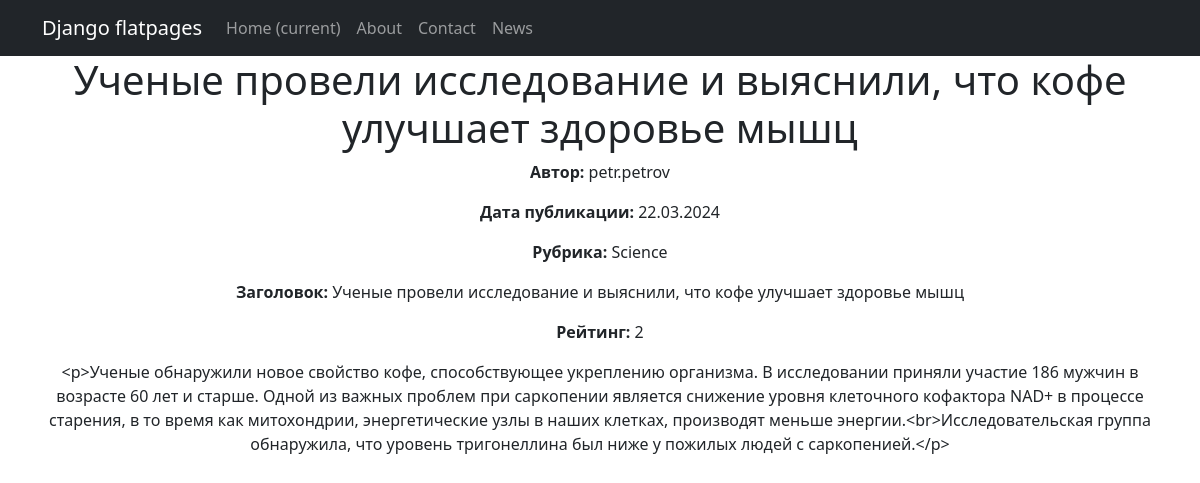
Page /news/5/ on the committed database.
### news/models.py (models this page shows, shortened)
class Post(models.Model):
    NEWS = 'NW'
    ARTICLE = 'AR'
    POST_TYPES = [
        (NEWS, 'News'),
        (ARTICLE, 'Article'),
    ]
    author = models.ForeignKey(Author, on_delete=models.CASCADE)
    post_type = models.CharField(max_length=2, choices=POST_TYPES, default=ARTICLE)
    creation_date = models.DateTimeField(auto_now_add=True)
    categories = models.ManyToManyField(Category, through='PostCategory')
    title = models.CharField(max_length=255)
    text = models.TextField()
    rating = models.IntegerField(default=0)

class Author(models.Model):
    user = models.OneToOneField(User, on_delete=models.CASCADE)
    rating = models.IntegerField(default=0)

class Category(models.Model):
    name = models.CharField(max_length=255, unique=True)

### news/views.py (the view)
# urls.py: path('news/<int:pk>/', NewsDetailView.as_view(), name='news_detail'),
class NewsDetailView(DetailView):
    model = Post
    template_name = 'news/news_detail.html'
    context_object_name = 'news'
    def get_queryset(self):
        return Post.objects.filter(post_type='NW')

### news/templatetags/censor.py (called while the page is built)
@register.filter
def censor(value):
    if not isinstance(value, str):
        raise ValueError("Censor filter can only be applied to strings.")
    forbidden_words = ['редиска', 'брань1', 'брань2','брань3']
    words = value.split()
    for i, word in enumerate(words):
        for forbidden_word in forbidden_words:
            if word.lower().startswith(forbidden_word.lower()) and word[0].isupper() == forbidden_word[0].isupper():
                censored_word = word[0] + '*' * (len(word) - 1)
                words[i] = censored_word
    return ' '.join(words)
    return result

### templates/news/news_detail.html (shortened to what this page needs)
{% extends 'flatpages/default.html' %}
{% load censor %}
{% block content %}
<h1>{{ news.title }}</h1>
<p><strong>Автор:</strong> {{ news.author.user.username }}</p>
<p><strong>Дата публикации:</strong> {{ news.creation_date|date:"d.m.Y" }}</p>
<p><strong>Рубрика:</strong>
    {% for category in news.categories.all %}
        {{ category.name }}
    {% endfor %}
</p>
<p><strong>Заголовок:</strong> {{ news.title }}</p>
<p><strong>Рейтинг:</strong> {{ news.rating }}</p>
<div class="news-content">
  {{ news.text|linebreaks|censor }}
</div>
{% endblock content %}

### rows in the picture
Post: title "Ученые провели исследование и выяснили, что кофе улучшает здоровье мышц", author.user.username "petr.petrov", creation_date "22.03.2024", rating "2", text|censor "<p>Ученые обнаружили новое свойство кофе, способствующее укреплению организма. В исследовании приняли участие 186 мужчин в возрасте 60 лет и старше. Одной из важных проблем при саркопении является снижение уровня клеточного кофактора NAD+ в процессе старения, в то время как митохондрии, энергетические узлы в наших клетках, производят меньше энергии.<br>Исследовательская группа обнаружила, что уровень тригонеллина был ниже у пожилых людей с саркопенией.</p>"
Category: name "Science"
